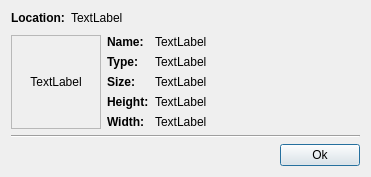
<?xml version="1.0" encoding="UTF-8"?>
<ui version="4.0">
 <class>PropertiesDialog</class>
 <widget class="QDialog" name="PropertiesDialog">
  <property name="geometry">
   <rect>
    <x>0</x>
    <y>0</y>
    <width>371</width>
    <height>177</height>
   </rect>
  </property>
  <property name="sizePolicy">
   <sizepolicy hsizetype="Expanding" vsizetype="Expanding">
    <horstretch>0</horstretch>
    <verstretch>0</verstretch>
   </sizepolicy>
  </property>
  <property name="maximumSize">
   <size>
    <width>16777215</width>
    <height>177</height>
   </size>
  </property>
  <property name="windowTitle">
   <string>%1's properties</string>
  </property>
  <layout class="QVBoxLayout" name="verticalLayout">
   <item>
    <layout class="QFormLayout" name="formLayout">
     <item row="0" column="0">
      <widget class="QLabel" name="pathLabel">
       <property name="text">
        <string>&lt;b&gt;Location:&lt;/b&gt;</string>
       </property>
      </widget>
     </item>
     <item row="0" column="1">
      <widget class="QLabel" name="pathLabelF">
       <property name="frameShape">
        <enum>QFrame::NoFrame</enum>
       </property>
       <property name="text">
        <string>TextLabel</string>
       </property>
       <property name="textFormat">
        <enum>Qt::RichText</enum>
       </property>
       <property name="openExternalLinks">
        <bool>true</bool>
       </property>
       <property name="textInteractionFlags">
        <set>Qt::LinksAccessibleByMouse|Qt::TextSelectableByMouse</set>
       </property>
      </widget>
     </item>
    </layout>
   </item>
   <item>
    <layout class="QHBoxLayout" name="horizontalLayout_2">
     <item>
      <widget class="QLabel" name="prevLabel">
       <property name="minimumSize">
        <size>
         <width>90</width>
         <height>90</height>
        </size>
       </property>
       <property name="maximumSize">
        <size>
         <width>50</width>
         <height>105</height>
        </size>
       </property>
       <property name="baseSize">
        <size>
         <width>50</width>
         <height>105</height>
        </size>
       </property>
       <property name="frameShape">
        <enum>QFrame::StyledPanel</enum>
       </property>
       <property name="frameShadow">
        <enum>QFrame::Sunken</enum>
       </property>
       <property name="text">
        <string>TextLabel</string>
       </property>
       <property name="scaledContents">
        <bool>false</bool>
       </property>
       <property name="alignment">
        <set>Qt::AlignCenter</set>
       </property>
      </widget>
     </item>
     <item>
      <layout class="QFormLayout" name="formLayout_2">
       <property name="fieldGrowthPolicy">
        <enum>QFormLayout::ExpandingFieldsGrow</enum>
       </property>
       <property name="labelAlignment">
        <set>Qt::AlignLeading|Qt::AlignLeft|Qt::AlignVCenter</set>
       </property>
       <item row="3" column="0">
        <widget class="QLabel" name="typeLabel">
         <property name="text">
          <string>&lt;b&gt;Type:&lt;/b&gt;</string>
         </property>
        </widget>
       </item>
       <item row="3" column="1">
        <widget class="QLabel" name="typeLabelF">
         <property name="text">
          <string>TextLabel</string>
         </property>
         <property name="textInteractionFlags">
          <set>Qt::TextSelectableByMouse</set>
         </property>
        </widget>
       </item>
       <item row="4" column="0">
        <widget class="QLabel" name="sizeLabel">
         <property name="text">
          <string>&lt;b&gt;Size:&lt;/b&gt;</string>
         </property>
        </widget>
       </item>
       <item row="4" column="1">
        <widget class="QLabel" name="sizeLabelF">
         <property name="text">
          <string>TextLabel</string>
         </property>
         <property name="textInteractionFlags">
          <set>Qt::TextSelectableByMouse</set>
         </property>
        </widget>
       </item>
       <item row="5" column="0">
        <widget class="QLabel" name="heightLabel">
         <property name="text">
          <string>&lt;b&gt;Height:&lt;/b&gt;</string>
         </property>
        </widget>
       </item>
       <item row="5" column="1">
        <widget class="QLabel" name="heightLabelF">
         <property name="text">
          <string>TextLabel</string>
         </property>
         <property name="textInteractionFlags">
          <set>Qt::TextSelectableByMouse</set>
         </property>
        </widget>
       </item>
       <item row="6" column="0">
        <widget class="QLabel" name="widthLabel">
         <property name="text">
          <string>&lt;b&gt;Width:&lt;/b&gt;</string>
         </property>
        </widget>
       </item>
       <item row="6" column="1">
        <widget class="QLabel" name="widthLabelF">
         <property name="text">
          <string>TextLabel</string>
         </property>
         <property name="textInteractionFlags">
          <set>Qt::TextSelectableByMouse</set>
         </property>
        </widget>
       </item>
       <item row="2" column="0">
        <widget class="QLabel" name="nameLabel">
         <property name="text">
          <string>&lt;b&gt;Name:&lt;/b&gt;</string>
         </property>
        </widget>
       </item>
       <item row="2" column="1">
        <widget class="QLabel" name="nameLabelF">
         <property name="text">
          <string>TextLabel</string>
         </property>
         <property name="textInteractionFlags">
          <set>Qt::TextSelectableByMouse</set>
         </property>
        </widget>
       </item>
      </layout>
     </item>
    </layout>
   </item>
   <item>
    <widget class="Line" name="line">
     <property name="orientation">
      <enum>Qt::Horizontal</enum>
     </property>
    </widget>
   </item>
   <item>
    <layout class="QHBoxLayout" name="horizontalLayout">
     <item>
      <spacer name="horizontalSpacer">
       <property name="orientation">
        <enum>Qt::Horizontal</enum>
       </property>
       <property name="sizeHint" stdset="0">
        <size>
         <width>40</width>
         <height>20</height>
        </size>
       </property>
      </spacer>
     </item>
     <item>
      <widget class="QPushButton" name="okButton">
       <property name="text">
        <string>Ok</string>
       </property>
      </widget>
     </item>
    </layout>
   </item>
  </layout>
 </widget>
 <resources/>
 <connections>
  <connection>
   <sender>okButton</sender>
   <signal>clicked()</signal>
   <receiver>PropertiesDialog</receiver>
   <slot>close()</slot>
   <hints>
    <hint type="sourcelabel">
     <x>367</x>
     <y>142</y>
    </hint>
    <hint type="destinationlabel">
     <x>290</x>
     <y>142</y>
    </hint>
   </hints>
  </connection>
 </connections>
</ui>
